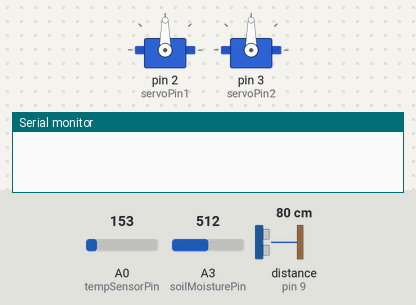
Recording of a sketch running on a simulated Arduino Uno, built with avr-gcc and run on an emulated ATmega328P. On the bench: 2 × servo, the last lines printed to the serial monitor. Wiring (inferred from the names in the program): ultrasonic range finder: trigger pin 10; echo pin 9. Inputs (shaded band) come from the test bench; at power-on: A0 (tempSensorPin) = 153, A3 (soilMoisturePin) = 512, distance to the obstacle (sensor on pin 9) 80 cm. The echo pulse lasts 58.3 µs per cm.

Above: at 0.05 s.
At 3.0 s:
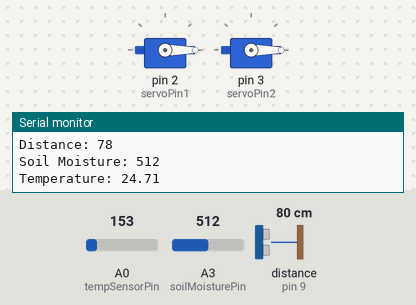
Timing chart, 0 to 6.9 s (numbered marks = the images above):
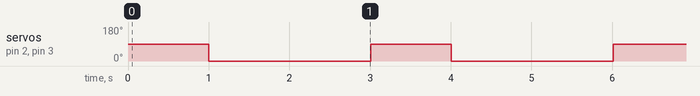

The sketch:

nano_circuit.ino
```cpp
#include <Servo.h>

// C++ code
//


#include <Servo.h>

// 핀 설정
const int servoPin1 = 2;       // 서보 모터 1 핀
const int servoPin2 = 3;      // 서보 모터 2 핀
const int trigPin = 10;        // 초음파 센서 트리거 핀
const int echoPin = 9;        // 초음파 센서 에코 핀
const int soilMoisturePin = A3;// 토양 습도 센서 핀
const int tempSensorPin = A0;  // TMP36 온도 센서 핀

Servo servo1;
Servo servo2;

void setup() {
  Serial.begin(9600);

  // 서보 모터 설정
  servo1.attach(servoPin1);
  servo2.attach(servoPin2);

  // 초음파 센서 설정
  pinMode(trigPin, OUTPUT);
  pinMode(echoPin, INPUT);
}

void loop() {
  // 서보 모터 테스트
  servo1.write(90);
  servo2.write(90);
  delay(1000);
  servo1.write(0);
  servo2.write(0);
  delay(1000);

  // 초음파 센서 테스트
  digitalWrite(trigPin, LOW);
  delayMicroseconds(2);
  digitalWrite(trigPin, HIGH);
  delayMicroseconds(10);
  digitalWrite(trigPin, LOW);
  long duration = pulseIn(echoPin, HIGH);
  long distance = duration * 0.034 / 2;
  Serial.print("Distance: ");
  Serial.println(distance);

  // 토양 습도 센서 테스트
  int soilMoistureValue = analogRead(soilMoisturePin);
  Serial.print("Soil Moisture: ");
  Serial.println(soilMoistureValue);

  // 온도 센서 테스트
  int tempValue = analogRead(tempSensorPin);
  float voltage = tempValue * 5.0 / 1024.0;
  float temperature = (voltage - 0.5) * 100;
  Serial.print("Temperature: ");
  Serial.println(temperature);

  delay(1000);
}
```

Measured:
- by itself, servo on pin 2 (servoPin1), servo on pin 3 (servoPin2): alternates 90° for 1.0 s and 0° for 2.0 s
